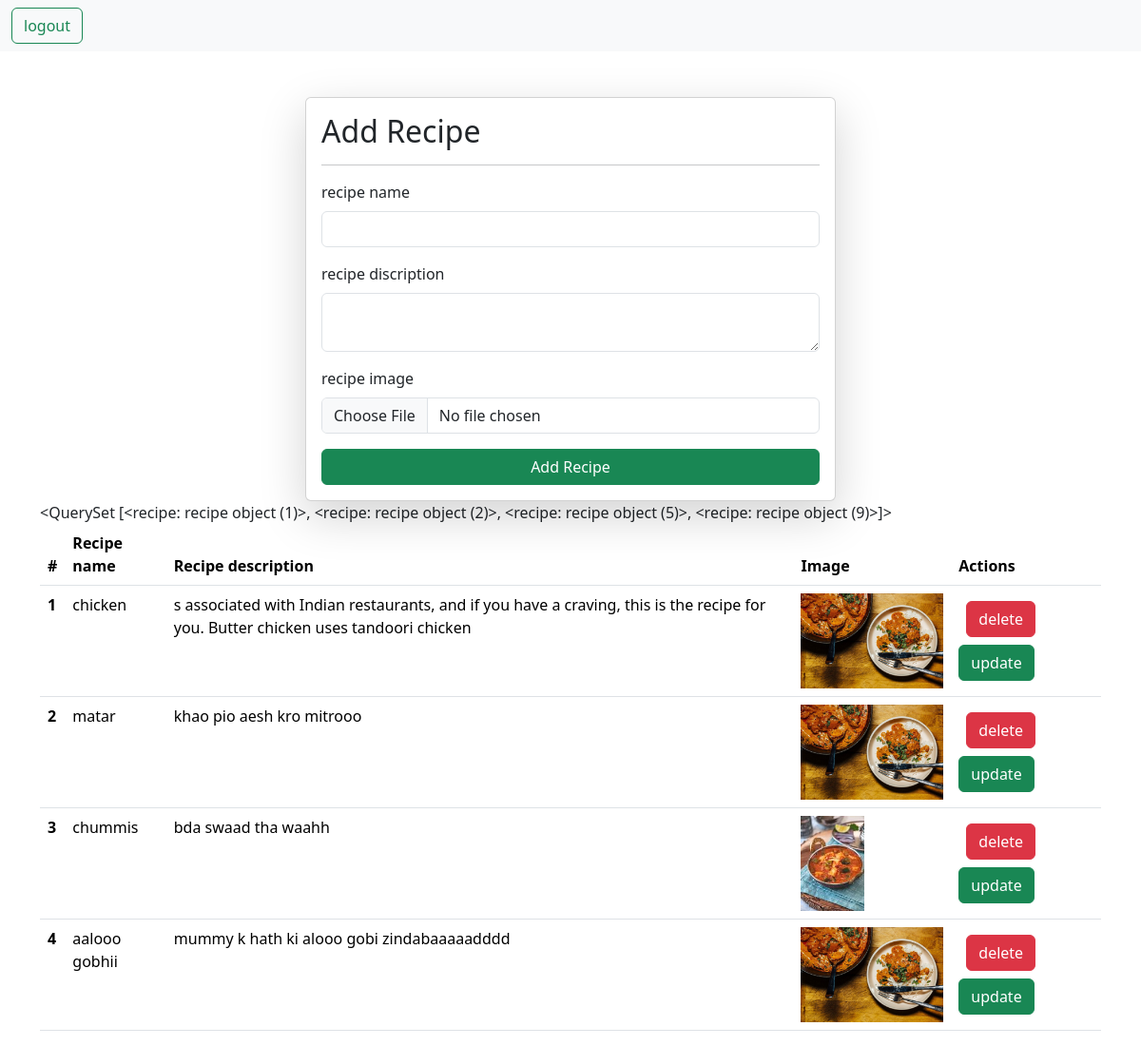
Page /recipes/ (signed in) on the committed database.
### vegetable/models.py (models this page shows)
class recipe(models.Model):
    user = models.ForeignKey(User ,on_delete=models.CASCADE, null = True ,blank = True)
    recipe_name = models.CharField(max_length=100)
    recipe_description = models.TextField()
    image = models.ImageField(upload_to="imgrecipe")
    recipe_vcount = models.IntegerField(default=1)

### vegetable/views.py (the view, shortened to what this page needs)
# urls.py: path('recipes/', recipes,name = 'recipes'),
@login_required(login_url="/login/")
def recipes(request):
    queryset = recipe.objects.all()
    context = {'recipes': queryset}
    return render(request , "recipe.html",context)

### vegetable/templates/recipe.html (shortened to what this page needs)
{%extends "base.html"%}
{%block start%}
<div class="container mt-5">
    <form class="col-6 mx-auto card p-3 shadow-lg" method="post" enctype="multipart/form-data">
  <div class="mb-3">
    <h2>Add Recipe</h2>
    <hr>
    <label for="exampleInputEmail1" class="form-label">recipe name</label>
    <input name="recipe_name" type="text" class="form-control" >
    </div>
  <div class="mb-3">
    <label for="exampleInputPassword1" class="form-label">recipe discription</label>
   <textarea name="recipe_description" class="form-control"></textarea>
   </div>
    <div class="mb-3">
    <label for="exampleInputPassword1" class="form-label">recipe image</label>
    <input name="image"  type="file" class="form-control" >
   </div>
  <button type="submit" class="btn btn-success">Add Recipe</button>
</form>
  {{recipes}}
  <table class="table">
  <thead>
    <tr>
      <th scope="col">#</th>
      <th scope="col">Recipe name</th>
      <th scope="col">Recipe description </th>
      <th scope="col">Image</th>
      <th scope="col">Actions</th>
    </tr>
  </thead>
  <tbody>
    {%for recipe in recipes%}
    <tr>
      <th scope="row">{{forloop.counter}}</forloop></th>
      <td>{{recipe.recipe_name}}</td>
      <td>{{recipe.recipe_description}}</td>
      <td>
        <img src="/media/{{recipe.image}}" style="height: 100px"></td>
      <td>
        <a href="/delete-recipe/{{recipe.id}}/" class= "btn btn-danger m-2">delete</a>
        <a href="/update-recipe/{{recipe.id}}/" class= "btn btn-success">update</a>
      </td>
    </tr>
    {%endfor%}
  </tbody>
</table>
</div>
{% endblock%}

### home/templates/base.html (shortened to what this page needs)
<!DOCTYPE html>
<html lang="en">
<head>
   <link href="https://cdn.jsdelivr.net/npm/bootstrap@5.3.3/dist/css/bootstrap.min.css" rel="stylesheet">
</head>
<body>
    <nav class="navbar bg-body-tertiary">
  <div class="container-fluid">
    <form class="d-flex" role="search">
    {%if request.user.is_authenticated%}
        <a href="/logout/" class="btn btn-outline-success" type="submit">logout</a>
    {%else%}
            <a href="/login/" class="btn btn-outline-success" type="submit">login</a>
    {% endif %}
    </form>
  </div>
</nav>
    {% block start%}
    {% endblock %}
</body>
</html>

### rows in the picture
recipe: id "<QuerySet [<recipe: recipe object (1)>, <recipe: recipe object (2)>, <recipe: recipe object (5)>, <recipe: recipe object (9)>]>", recipe_name "chicken", recipe_description "s associated with Indian restaurants, and if you have a craving, this is the recipe for you. Butter chicken uses tandoori chicken", image (picture)
recipe: recipe_name "matar", recipe_description "khao pio aesh kro mitrooo", image (picture)
recipe: recipe_name "chummis", recipe_description "bda swaad tha waahh", image (picture)
recipe: recipe_name "aalooo gobhii", recipe_description "mummy k hath ki alooo gobi zindabaaaaadddd", image (picture)
